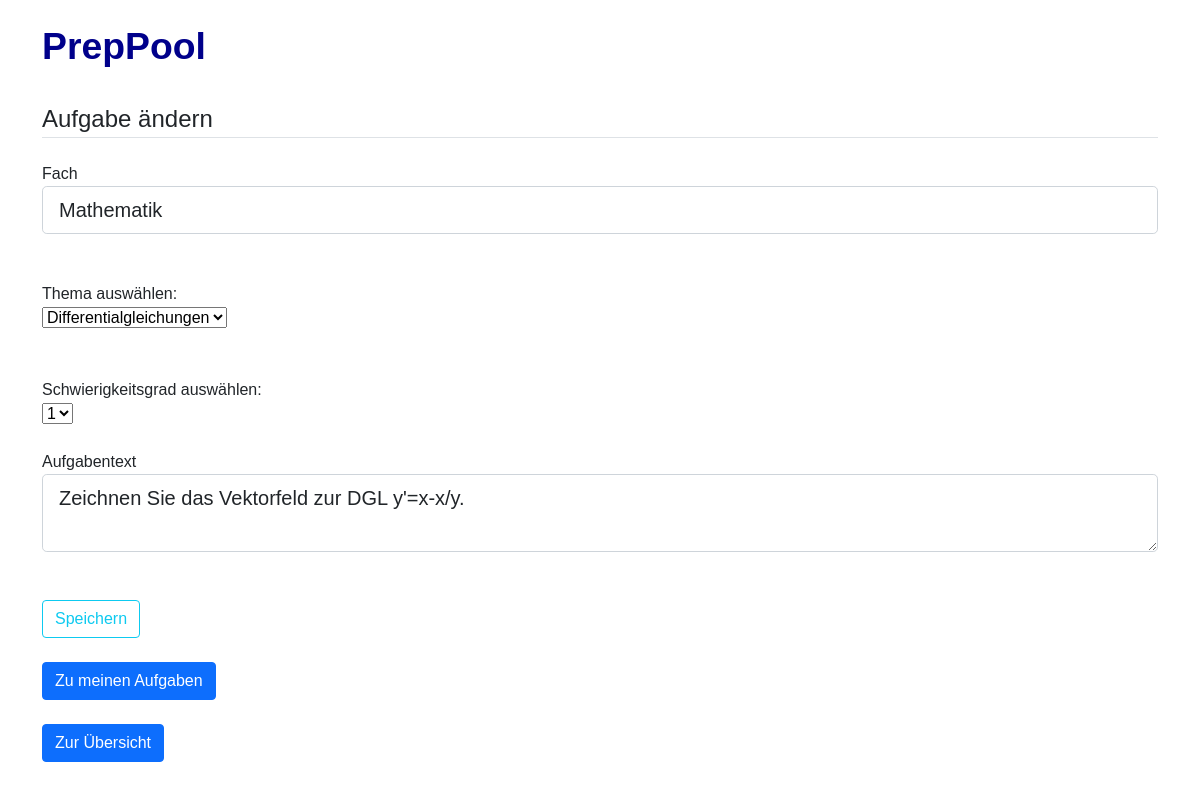
The app's page /posts/entries/edit/3 (signed in), older data.
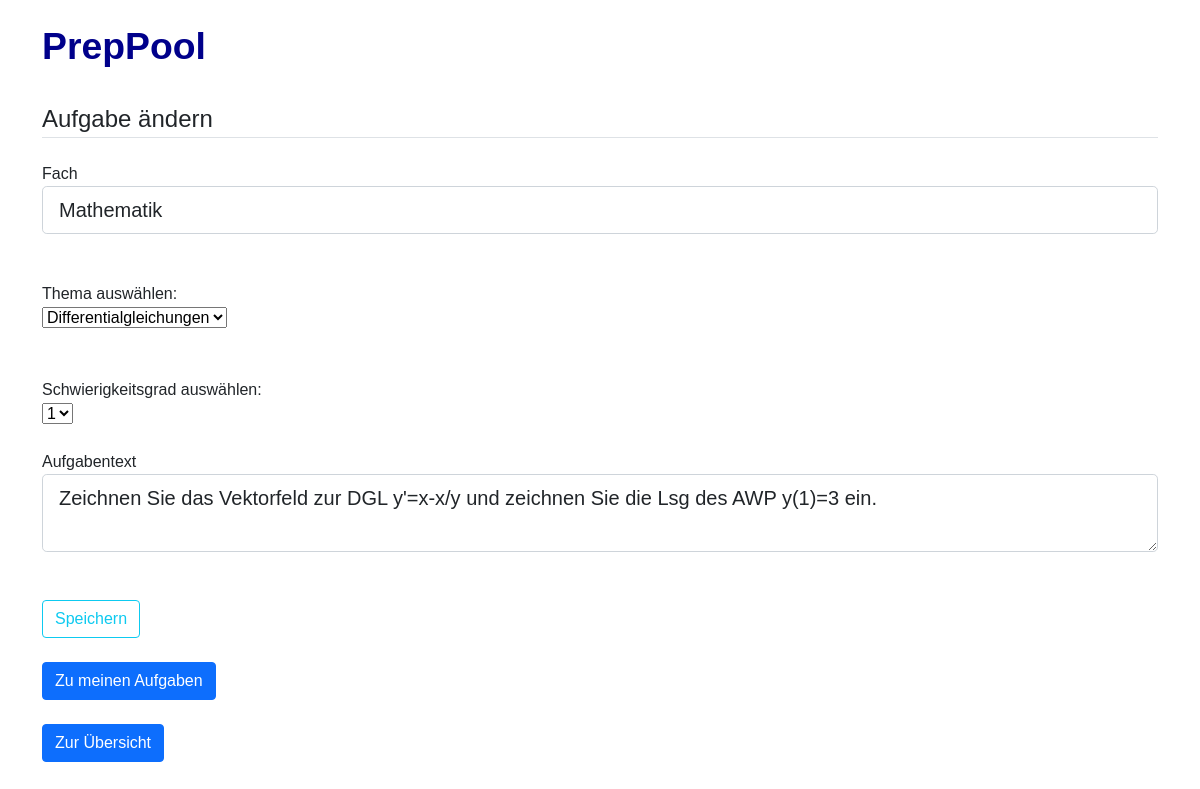
The same page, newer data.
### app/posts/models.py (models this page shows, shortened)
class Post(db.Model):
    id = db.Column(db.Integer, primary_key=True)
    subject= db.Column(db.String(100), nullable=False, default='N/A')
    topic =db.Column(db.String(200), nullable=False, default='N/A')
    text =db.Column(db.Text,nullable=True, default='N/A')
    level=db.Column(db.Integer, nullable=True, default='N/A')
    date_posted=db.Column(db.DateTime, nullable=True, default=datetime.utcnow)
    user_id=db.Column(db.Integer, db.ForeignKey('user.id'), nullable=False)

### app/topics/models.py (models this page shows, shortened)
class Topic(db.Model):
    id =db.Column(db.Integer, primary_key=True)
    content = db.Column(db.String(200), nullable = False)
    date_created = db.Column(db.DateTime, default=datetime.utcnow)
    user_id = db.Column(db.Integer, db.ForeignKey('user.id'), nullable=False)

### app/posts/views.py (the view, shortened to what this page needs)
@postmod.route('/entries/edit/<int:id>', methods=['GET', 'POST'])
@login_required
def edit(id):
    post= Post.query.get_or_404(id)
    form =PostForm(subject=post.subject, topic=post.topic, level=post.level, text=post.text)
    topiclist = Topic.query.filter_by(user_id=current_user.id).all()
    return render_template('posts/new_post.html', title= 'Aufgabe ändern', form=form, topiclist=topiclist, legend='Aufgabe ändern')

### app/posts/forms.py
class PostForm(FlaskForm):
    subject=StringField('Fach', validators=[DataRequired()])
    topic=StringField('Thema', validators=[DataRequired()])
    level=IntegerField('Level', validators=[DataRequired()])
    text=TextAreaField('Aufgabentext', validators=[DataRequired()])
    submit=SubmitField('Speichern')

### app/users/models.py (called while the page is built)
@login_manager.user_loader
def load_user(user_id):
    return User.query.get(int(user_id))

### app/templates/posts/new_post.html (shortened to what this page needs)
{% extends 'base.html' %}
{%block head  %}
<link rel="stylesheet" type="text/css" href="{{ url_for('static', filename='css/style.css') }}">
{% endblock%}
{%block body %}
<br>
<h1>PrepPool</h1>
<div class="content-section">
    <form method ="POST" action="">
        <br>
        <fieldset class="form-group">
            <legend class="border-bottom mb-4"> {{legend}}</legend>
            <br>
         <div class="form-group">
            {{ form.subject.label(class="form-control-label") }}
            {%if form.subject.errors%}
             {{ form.subject(class="form-control form-control-lg is-invalid") }}
          <div class="invalid-feedback">
            {%for error in form.subject.errors%}
              <span> {{error}}</span>
              {%endfor%}
              </div>
            {%else%}
            {{form.subject (class="form-control form-control-lg")}}
            {%endif%}
          </div>
          <br>
          <br>
          Thema auswählen:<br>
          <SELECT name='topic' id='topic'>
            {% for topic in topiclist %}
            <OPTION value ="{{topic.content}}" {% if topic.content==form.topic._value() %} selected {% endif %}> {{topic.content}}</OPTION>
            {% endfor %}
          </SELECT>
          <br>
          <br>
          <br>
          Schwierigkeitsgrad auswählen:<br>
          <SELECT name='level' id='level'>
            <OPTION value =1 {% if form.level._value()=='1' %} selected {% endif %}> 1</OPTION>
          </SELECT>
          <br>
          <br>
          <div class="form-group">
            {{ form.text.label(class="form-control-label") }}
            {%if form.text.errors%}
             {{ form.text(class="form-control form-control-lg is-invalid") }}
          <div class="invalid-feedback">
            {%for error in form.text.errors%}
              <span> {{error}}</span>
              {%endfor%}
              </div>
            {%else%}
            {{form.text (class="form-control form-control-lg")}}
            {%endif%}
          </div>
          <br>
        </fieldset>
        <br>
        <div class="form-group">
        {{form.submit(class="btn btn-outline-info") }}
        </div>
        <br>
        <a class="btn btn-primary" href="/posts/entries/" role="button">Zu meinen Aufgaben</a>
        <br><br>
        <a class="btn btn-primary" href='/home' role="button">Zur Übersicht
        </a>
    </form>
    <br>
    <br>
</div>
{% endblock body%}

Row changes from the older to the newer data that the page shows:
changed Post "Mathematik": text "Zeichnen Sie das Vektorfeld zur DGL y'=x-x/y." → "Zeichnen Sie das Vektorfeld zur DGL y'=x-x/y und zeichnen Sie die Lsg des AWP y(1)=3 ein."
